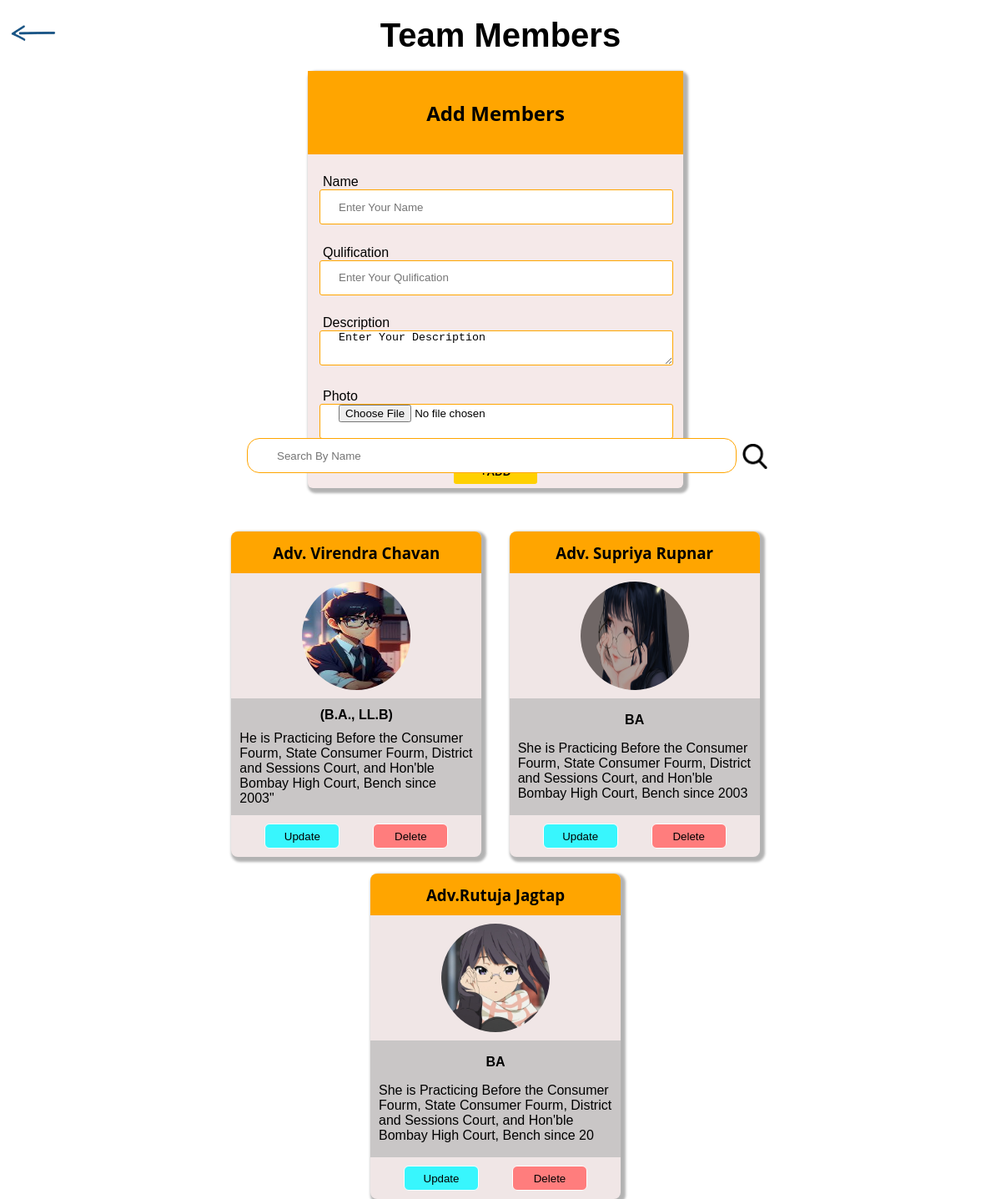
The page /admin_team (signed in) on the database its author committed.
### vakilapp/models.py (models this page shows, shortened)
class Team_Member(models.Model):
    user=models.ForeignKey(User,on_delete=models.SET_NULL,null=True,blank=True)
    Image=models.ImageField(upload_to='Team_Photo')
    Name=models.CharField(max_length=122 ,null=True)
    Qualification=models.CharField(max_length=122 ,null=True)
    Description=models.CharField(max_length=1000 ,null=True)
    Email=models.CharField(max_length=122 ,null=True)

### vakilapp/views.py (the view)
# urls.py: path('admin_team',views.admin_team,name='admin_team'),
@login_required(login_url='admin_login')
def admin_team(request):
    member=Team_Member.objects.all()
    result=None
    data=None
    if request.GET.get('Search'):
        member= member.filter(Name__icontains=request.GET.get('Search'))
        data=request.GET.get('Search')[0:7]
        result=True
    if not member:
         data=request.GET.get('Search')[0:7]
         result=False
    context={'member':member,'result':result,"data":data}
    return render(request,"admin_team.html",context)

### templates/admin_team.html (shortened to what this page needs)
{% extends "admin_base.html" %}
{% load static %}
{% block body %}
<a href="/admin_home" title="Back to HOME" class="back_to_home"><img src="{% static 'images/arrow.png' %}" alt="back_to_home" ></a>
<center><h1 class="sub_head">Team Members</h1></center>
<div class="team_parent">
    <form action="/add_team"  method="post" enctype="multipart/form-data">
        <div class="add_box">
            <div class="team_head">
                <h2>Add Members</h2>
            </div>
            <div>
                <label for="Name">Name</label><br>
                <input type="text" name="Name" placeholder="Enter Your Name">
            </div>
            <div>
                <label for="Qulification">Qulification</label><br>
                <input type="text" name="Qulification" placeholder="Enter Your Qulification">
            </div>
            <div>
                <label for="Description">Description</label><br>
                <textarea name="Description" id="" cols="30" rows="10">Enter Your Description</textarea>
            </div>
            <div>
                <label for="Photo">Photo</label><br>
                <input type="file" name="Photo" placeholder="Upload Your Profile Photo">
            </div>
            <div class="class_submit">
                <button type="submit" onclick="member_added()"><b>+ADD</b> </button>
            </div>
        </div>
    </form>
    <div class="team_box">
        <form>
            <div class="search-container">
                    <input type="text" name="Search" placeholder="Search By Name">
                    <button type="submit"><img src="{% static 'images/Search.png' %}" alt="Search" style="margin: 5px;"></button>
            </div>
        </form>
    <div class="carddiv">
        {% for i in member %}
            <div class="teamcard">
                <div class="cardhead">
                    <h3>{{i.Name}}</h3>
                </div>
                <div class="imgdiv">
                    <img src="/media/{{i.Image}}" alt="photo of {{i.Name}}">
                </div>
                <div class="teaminfo">
                    <b><p>{{i.Qualification}}</p></b>
                    <p>{{i.Description}}</p>
                </div>
                <div class="team_action">
                    <a href="/update_team/{{i.id}}/"><button class="Update">Update</button></a>
                    <a href="/delete_team?id={{i.id}}"><button class="Delete" onclick="delete_member()"> Delete</button></a>
                </div>
            </div>
        {% endfor %}
    </div>
    </div>
    </div>
{% endblock body %}

### templates/admin_base.html (shortened to what this page needs)
{% load static %}
<!DOCTYPE html>
<html>
<head>
    <link rel="stylesheet" href="{% static 'css/admin_style.css' %}">
</head>
<body>
{% block body %}{% endblock body %}
</body>
</html>

### static/css/admin_style.css (style rules this page uses)
* { margin: 0px; padding: 0px; }
html { overflow-x: hidden; }
h1 { font-family: 'Montserrat', sans-serif; }
h2,h3 { font-family: 'Open Sans', sans-serif; }
input { font-family: 'Montserrat', sans-serif; }
label { font-family:Arial, Helvetica, sans-serif }
.back_to_home img { position: absolute; height: 60px; width: 60px; top: 10px; left: 10px; }
.team_parent { width: 97%; height: 600px; display: flex; flex-direction: row; justify-content: space-around; align-items: center; flex-wrap: wrap; padding: 0% 1% 0% 1%; }
.add_box { border-radius: 6px; width: 450px; height: 500px; display: flex; flex-direction: column; justify-content: space-between; background-color: rgb(245, 233, 233); margin: 20px 20px 20px 20px; box-shadow: 3px 3px 3px 3px rgba(0, 0, 0, 0.3); }
.team_head { display: flex; justify-content: center; align-items: center; background-color: orange; height: 100px; }
.add_box input , textarea { height: 40px; width: 400px; border: 0.5px solid orange; border-radius: 3px; padding-left: 5%; margin-left: 3%; background-color: white; }
.add_box label { padding-left: 4%; }
.class_submit { display: flex; align-items: center; justify-content: center; padding-bottom: 1%; }
.add_box button { width: 100px; height: 30px; background-color: rgb(255, 208, 0); border: 0px; border-radius: 3px; }
.team_box { display: flex; flex-direction: column; height: 400px; margin: -80px 20px 20px 20px; }
.search-container { display: flex; flex-direction: row; justify-content: center; align-self: center; width: 100%; margin-bottom: 50px; }
.search-container input { height: 40px; width: 550px; border: 0.5px solid orange; border-radius: 15px; padding-left: 5%; margin-left: 3%; background-color: white; }
.search-container img , button { width: 30px; height: 30px; background-color: white; border: 1px solid white; cursor: pointer; justify-content: space-evenly; }
.carddiv { display: flex; flex-wrap: wrap; width: 700px; align-items: center; justify-content: space-evenly; padding-top: -14px; }
.teamcard { width: 300px; height: 390px; background-color: rgb(240, 230, 230); box-shadow: 3px 3px 3px 3px rgba(0, 0, 0, 0.3); border-radius: 8px; margin-top: 20px; }
.cardhead { width: 100%; height: 50px; background-color: orange; display: flex; align-items: center; justify-content: center; border-top-right-radius: 8px; border-top-left-radius: 8px; }
.imgdiv { width: 100%; height: 150px; display: flex; align-items: center; justify-content: center; }
.imgdiv img { height: 130px; width: 130px; border-radius: 80px; }
.teaminfo { background-color: rgb(201, 198, 198); height: 140px; overflow-x: hidden; display: flex; flex-direction: column; align-items: center; justify-content: space-evenly; padding: 0px 10px 0px 10px; font-family: sans-serif; }
.team_action { display: flex; align-items: center; justify-content: center; height: 50px; justify-content: space-evenly; }
.Update { width: 90px; height: 30px; background-color: rgb(56, 246, 253); border-radius: 6px; font-family: 'Montserrat', sans-serif; }
.Delete { width: 90px; height: 30px; background-color: rgb(255, 125, 125); border-radius: 6px; font-family: 'Montserrat', sans-serif; background-color: rgb(255, 125, 125); }
.sub_head { font-size: 40px; align-self: center; margin-top: 20px; }

### rows shown on the page
Team_Member: Name "Adv. Virendra Chavan", Image (picture), Qualification "(B.A., LL.B)", Description "He is Practicing Before the Consumer Fourm, State Consumer Fourm, District and Sessions Court, and Hon'ble Bombay High Court, Bench since 2003\""
Team_Member: Name "Adv. Supriya Rupnar", Image (picture), Qualification "BA", Description "She is Practicing Before the Consumer Fourm, State Consumer Fourm, District and Sessions Court, and Hon'ble Bombay High Court, Bench since 2003"
Team_Member: Name "Adv.Rutuja Jagtap", Image (picture), Qualification "BA", Description "She is Practicing Before the Consumer Fourm, State Consumer Fourm, District and Sessions Court, and Hon'ble Bombay High Court, Bench since 20"
